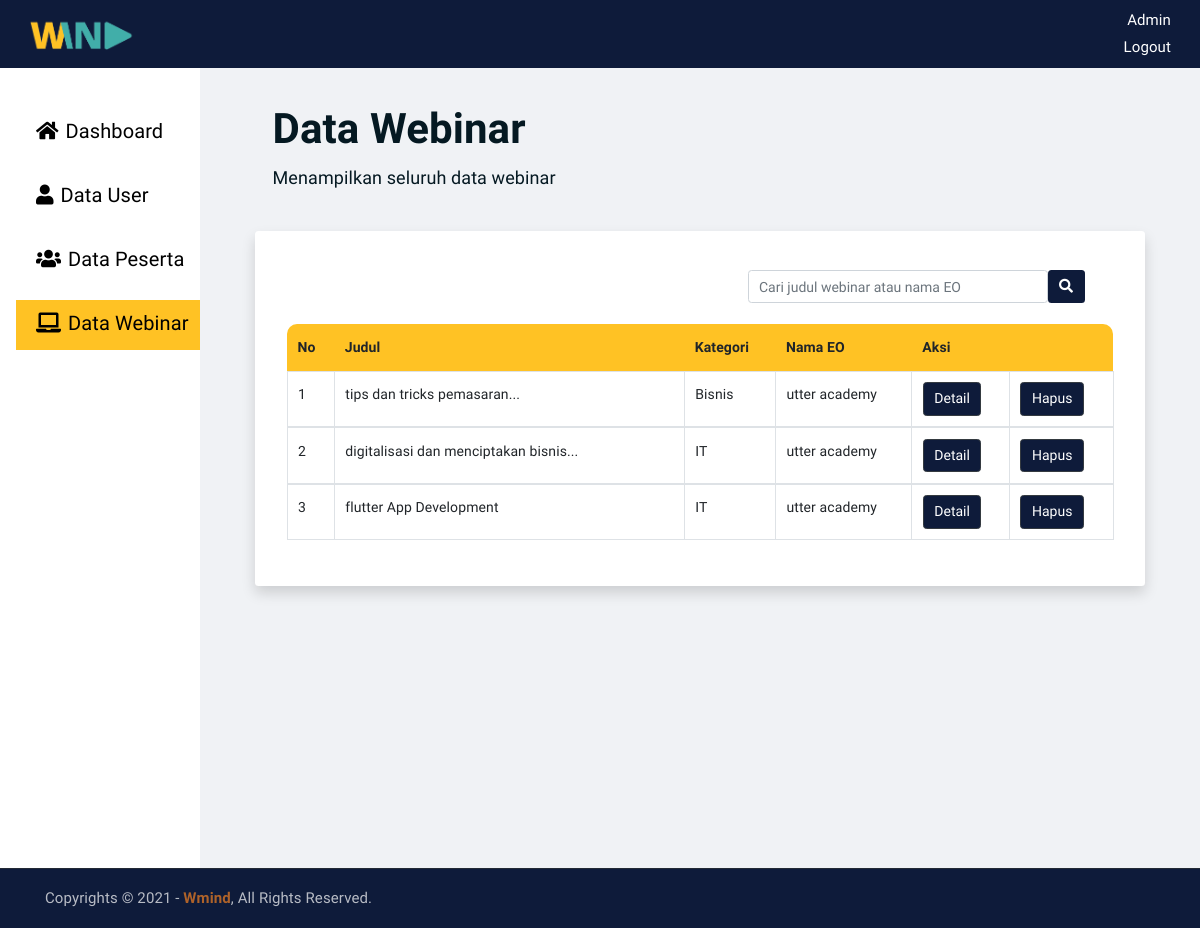
The page /admin-webinar.php (signed in) on the database its author committed.
### tables this page shows
CREATE TABLE `tb_buat_webinar` (
  `id_webinar` int(11) NOT NULL,
  `id_author` int(11) NOT NULL,
  `gambar_poster` varchar(20) NOT NULL,
  `tgl_buat` varchar(100) NOT NULL,
  `judul_webinar` varchar(225) NOT NULL,
  `kategori_webinar` varchar(50) NOT NULL,
  `nama_eo` varchar(225) NOT NULL,
  `email_eo` varchar(225) NOT NULL,
  `tanggal_mulai` varchar(100) NOT NULL,
  `waktu_mulai` varchar(20) NOT NULL,
  `link_streaming` varchar(150) DEFAULT NULL,
  `deskripsi_webinar` text NOT NULL
);

### admin-webinar.php (the view, shortened to what this page needs)
<!DOCTYPE html>
<html lang="en">
<head>
    <link rel="stylesheet" href="assets/css/all.min.css">
    <link rel="stylesheet" href="assets/bootstrap/css/bootstrap.min.css">
    <link rel="stylesheet" href="assets/css/owl.carousel.css">
    <link rel="stylesheet" href="assets/css/magnific-popup.css">
    <link rel="stylesheet" href="assets/css/animate.css">
    <link rel="stylesheet" href="assets/css/meanmenu.min.css">
    <link rel="stylesheet" href="assets/css/main.css">
    <link rel="stylesheet" href="assets/css/responsive.css">
    <link rel="stylesheet" href="assets/css/css_tirja.css">
</head>
<body>
    <div class="wadah">
        <nav class="navbar navBarEo">
            <div class="container-fluid">
                <a class="navbar-brand" href="index.php">
                    <img src="assets/img/logo_transparan.png" style="width: 70%" alt="">
                </a>
                <div class="navBarUsername">
                    <p class="panggilUsername"> <?php echo $_SESSION['username']; ?></p>
                    <a class="txtLogout" href="logout.php">Logout</a>
                </div>
            </div>
        </nav>
        <div class="container-fluid">
            <div class="row">
                <div class="col-md-2 samping-kiri">
                    <div class="menu-samping">
                        <ul class="nav flex-column">
                            <li class="nav-item ml-4">
                                <a class="nav-link link-menu" href="admin-dashboard.php"><i class="fas fa-home mr-2"></i>Dashboard</a>
                            </li>
                            <li class="nav-item mt-3 ml-4">
                                <a class="nav-link link-menu" href="admin-user.php"><i class="fas fa-user mr-2"></i>Data User</a>
                            </li>
                            <li class="nav-item mt-3 ml-4">
                                <a class="nav-link link-menu" href="admin-peserta.php"><i class="fas fa-users mr-2"></i>Data Peserta</a>
                            </li>
                            <li class="nav-item active mt-3 ml-4">
                                <a class="nav-link link-menu" href="admin-webinar.php"><i class="fas fa-laptop mr-2"></i>Data Webinar</a>
                            </li>
                        </ul>
                    </div>
                </div>
                <div class="col-md-10" style="background-color: #F0F2F5;">
                    <div class="isi-admin">
                        <div class="card judul-tabel">
                            <div class="card-body">
                                <h2 class="card-title">Data Webinar</h2>
                                <p class="card-text" style="font-size: 18px;">Menampilkan seluruh data webinar</p>
                            </div>
                        </div>
                        <div class="card shadow p-3 mb-5 bg-white rounded" style="width: 100%; border: none; border-radius: 6px; ">
                            <div class="card-body">
                                <div class="navbar">
                                    <div class="container d-flex justify-content-end mb-3 ">
                                        <form class="d-flex" action="" method="post" style=" ">
                                            <input class="form-control" style="width: 300px;" name="inputCari" type="search" placeholder="Cari judul webinar atau nama EO" aria-label="Search">
                                            <button class="btn" name="cari" type="submit" style="background-color: #0E1B3A; color: white;"><i class="fas fa-search"></i></button>
                                        </form>
                                    </div>
                                </div>
                                <table class="table table-bordered" style="border:none;">
                                    <thead>
                                        <tr style="background-color: #FFC224;border: none;">
                                            <th scope="col" style="border-top-left-radius: 10px; border: none;">No</th>
                                            <th scope="col" style="border: none; width:350px;">Judul</th>
                                            <th scope="col" style="border: none;">Kategori</th>
                                            <th scope="col" style="border: none;">Nama EO</th>
                                            <th colspan="3" style="border-top-right-radius: 10px; border: none;">Aksi</th>
                                        </tr>
                                    </thead>
                                        <?php
                                            include "koneksi.php";
                                            $no=1;
                                            $cari = $_POST['inputCari'];
                                            if($cari != ''){
                                                $select= mysqli_query($koneksi, "SELECT * FROM tb_buat_webinar WHERE id_webinar AND judul_webinar LIKE '%".$cari."%' OR nama_eo LIKE '%".$cari."%'");
                                            }else{
                                                $select= mysqli_query($koneksi, "SELECT * FROM tb_buat_webinar WHERE id_webinar");
                                            }
                                            if(mysqli_num_rows($select)){
                                                while ($data=mysqli_fetch_array ($select)){
                                        ?>
                                    <tbody>
                                        <tr>
                                            <td><?php echo $no++; ?></td>
                                            <td>
                                                <?php
                                                    $title = $data['judul_webinar'];
                                                    $arr = explode(" ", $title);
                                                    $limit = 4;
                                                    $new = [];
                                                    if (count($arr) > $limit) {
                                                        for($i = 0; $i < $limit; $i++) {
                                                            array_push($new, $arr[$i]);
                                                        }
                                                    }
                                                    if($new) {
                                                        $new = implode(" ", $new);
                                                        print_r($new); echo '...';
                                                    }
                                                    else {
                                                        print_r($title);
                                                    }
                                                ?>
                                            </td>
                                            <td><?php echo $data['kategori_webinar']; ?></td>
                                            <td><?php echo $data['nama_eo']; ?></td>
                                            <td>
                                                <a href="admin-detail-webinar.php?id_webinar=<?php echo $data['id_webinar'];?>">
                                                    <button type="button" class="btn btn-dark btn-admin">Detail</button>
                                                </a>
                                            </td>
                                            <td>
                                                <a href="admin-delete-webinar.php?id_webinar=<?php echo $data['id_webinar'];?>"
                                                    onclick="return confirm ('Apakah anda yakin?')" >
                                                    <button type="button" class="btn btn-dark btn-admin">Hapus</button>
                                                </a>
                                            </td>
                                        </tr>
                                        <?php
                                        }
                                        ?>
                                    </tbody>
                                    <?php } else{
										echo '<tr class="text-center"><td colspan="5">Tidak ada data</td></tr>';
									}?>
                                </table>
                            </div>
                        </div>
                    </div>
                </div>
            </div>
        </div>
        <div class="copyright" style="background-color: #0E1B3A">
            <div class="container">
                <div class="row">
                    <div class="col-lg-6 col-md-12">
                        <p>Copyrights &copy; 2021 - <a href="https://imransdesign.com/">Wmind</a>,  All Rights Reserved.</p>
                    </div>
                </div>
            </div>
        </div>
    </div>
</body>
</html>

### assets/css/main.css (style rules this page uses)
html { font-size: 14px; font-weight: 400; line-height: 28px; height: 100%; }
body { font-family: 'Lexend Deca', sans-serif; font-weight: 400; font-size: 1rem; letter-spacing: 0.1px; line-height: 1.8; color: #051922; overflow-x: hidden; }
body img { max-width: 100%; }
a { cursor: pointer; text-decoration: none; -webkit-transition: all 0.2s ease-in-out; -o-transition: all 0.2s ease-in-out; transition: all 0.2s ease-in-out; }
h1, .h1, h2, .h2, h3, .h3, h4, .h4, h5, .h5, h6, .h6 { font-family: 'Lexend Deca', sans-serif; font-weight: 700; margin: 0 0 1.25rem 0; color: #051922; }
h2, .h2 { font-size: 3rem; font-weight: 700; line-height: 3.25rem; }
p { font-family: 'Lexend Deca', sans-serif; font-weight: 400; font-size: 1rem; letter-spacing: 0.1px; line-height: 1.8; color: #051922; margin: 0 0 1.25rem 0; }
p:last-child { margin: 0; }
a.navbar-brand img { max-width: 150px; }
.copyright { background-color: #051922; border-top: 1px solid #232a35; }
.copyright p { margin: 0; color: #fff; opacity: 0.7; padding: 16px 0; font-size: 15px; }
.copyright a { color: #F28123; font-weight: 700; }
a.navbar-brand { -webkit-transition: 0.3s; -o-transition: 0.3s; transition: 0.3s; }
html, body { height: 100%; }
thead { border-bottom: 1px solid #eee; }

### assets/css/css_tirja.css (style rules this page uses)
body .wadah { font-family: 'Lexend Deca', sans-serif; }
.navBarEo { background-color: #0E1B3A; }
.navBarUsername { text-align: right; }
.panggilUsername { color: white; font-family: 'Lexend Deca', sans-serif; font-size: 15px; margin-bottom: 0px; text-transform: capitalize; }
.txtLogout { color: white; font-family: 'Lexend Deca', sans-serif; font-size: 15px; font-weight: 200; }
.samping-kiri { height: 800px; background-color: white; width: 300px; }
.menu-samping { padding-top: 40px; margin-left: -20px; width: 400px; }
.menu-samping ul li.active { background-color: #FFC224; }
.menu-samping ul li a { color: black; }
.link-menu { color: black; padding-top: 5px; padding-bottom: 5px; padding-right: 5px; padding-left: 20px; width: 200px; height: 50px; font-family: 'Lexend Deca', sans-serif; font-size: 20px; cursor: pointer; }
.isi-admin { margin: 40px; }
.judul-tabel { margin-bottom: 20px; margin-top: -20px; background: transparent; border: none; }
.btn-admin { background-color: #0E1B3A; color: white; }

### rows shown on the page
tb_buat_webinar: value "tips dan tricks pemasaran", kategori_webinar "Bisnis", nama_eo "utter academy"
tb_buat_webinar: value "digitalisasi dan menciptakan bisnis", kategori_webinar "IT", nama_eo "utter academy"
tb_buat_webinar: value "flutter App Development", kategori_webinar "IT", nama_eo "utter academy"

### other values the page prints
$_SESSION['username'] "Admin"
